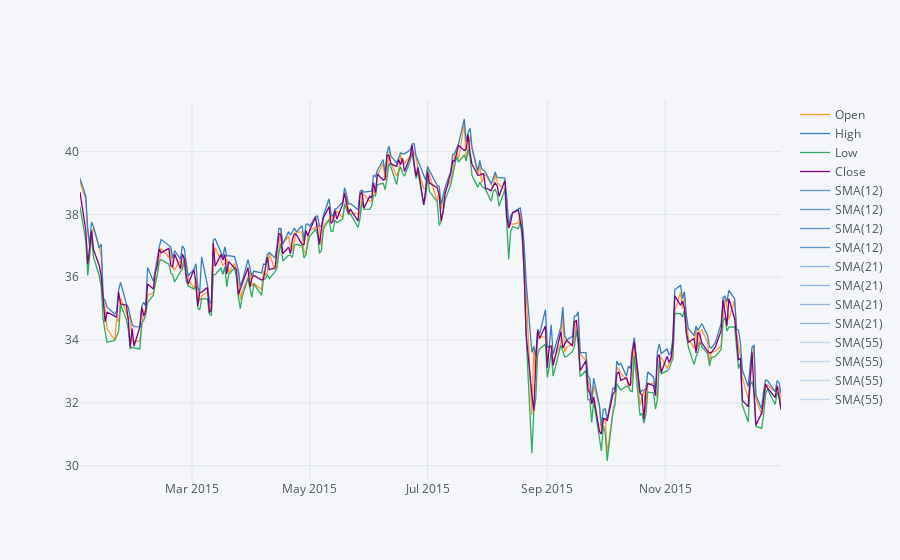

The notebook cell this image was saved under:
### Code cell
nms15=MS[['Open','High','Low','Close']].loc['2015-01-01':'2016-01-01']
nms15.ta_plot(study='sma',periods=[12,21,55])

### Figure 1 — Plotly figure (JSON) as saved in the notebook; plotly's stock layout.template omitted (floating-point values rounded to 4 significant figures; data arrays with more than 128 entries replaced by an {"elided": "..."} marker saying what was removed)
{"data": [{"line": {"color": "rgba(255, 153, 51, 1.0)", "dash": "solid", "shape": "linear", "width": 1.3}, "mode": "lines", "name": "Open", "text": "", "type": "scatter", "x": {"elided": "252 str values"}, "y": {"elided": "252 float values"}}, {"line": {"color": "rgba(55, 128, 191, 1.0)", "dash": "solid", "shape": "linear", "width": 1.3}, "mode": "lines", "name": "High", "text": "", "type": "scatter", "x": {"elided": "252 str values"}, "y": {"elided": "252 float values"}}, {"line": {"color": "rgba(50, 171, 96, 1.0)", "dash": "solid", "shape": "linear", "width": 1.3}, "mode": "lines", "name": "Low", "text": "", "type": "scatter", "x": {"elided": "252 str values"}, "y": {"elided": "252 float values"}}, {"line": {"color": "rgba(128, 0, 128, 1.0)", "dash": "solid", "shape": "linear", "width": 1.3}, "mode": "lines", "name": "Close", "text": "", "type": "scatter", "x": {"elided": "252 str values"}, "y": {"elided": "252 float values"}}, {"line": {"color": "rgba(55, 128, 191, 0.8)", "dash": "solid", "shape": "linear", "width": 1.3}, "mode": "lines", "name": "SMA(12)", "text": "", "type": "scatter", "x": {"elided": "252 str values"}, "y": {"elided": "252x4 mixed values"}}, {"line": {"color": "rgba(55, 128, 191, 0.8)", "dash": "solid", "shape": "linear", "width": 1.3}, "mode": "lines", "name": "SMA(12)", "text": "", "type": "scatter", "x": {"elided": "252 str values"}, "y": {"elided": "252x4 mixed values"}}, {"line": {"color": "rgba(55, 128, 191, 0.8)", "dash": "solid", "shape": "linear", "width": 1.3}, "mode": "lines", "name": "SMA(12)", "text": "", "type": "scatter", "x": {"elided": "252 str values"}, "y": {"elided": "252x4 mixed values"}}, {"line": {"color": "rgba(55, 128, 191, 0.8)", "dash": "solid", "shape": "linear", "width": 1.3}, "mode": "lines", "name": "SMA(12)", "text": "", "type": "scatter", "x": {"elided": "252 str values"}, "y": {"elided": "252x4 mixed values"}}, {"line": {"color": "rgba(55, 128, 191, 0.5333333333333334)", "dash": "solid", "shape": "linear", "width": 1.3}, "mode": "lines", "name": "SMA(21)", "text": "", "type": "scatter", "x": {"elided": "252 str values"}, "y": {"elided": "252x4 mixed values"}}, {"line": {"color": "rgba(55, 128, 191, 0.5333333333333334)", "dash": "solid", "shape": "linear", "width": 1.3}, "mode": "lines", "name": "SMA(21)", "text": "", "type": "scatter", "x": {"elided": "252 str values"}, "y": {"elided": "252x4 mixed values"}}, {"line": {"color": "rgba(55, 128, 191, 0.5333333333333334)", "dash": "solid", "shape": "linear", "width": 1.3}, "mode": "lines", "name": "SMA(21)", "text": "", "type": "scatter", "x": {"elided": "252 str values"}, "y": {"elided": "252x4 mixed values"}}, {"line": {"color": "rgba(55, 128, 191, 0.5333333333333334)", "dash": "solid", "shape": "linear", "width": 1.3}, "mode": "lines", "name": "SMA(21)", "text": "", "type": "scatter", "x": {"elided": "252 str values"}, "y": {"elided": "252x4 mixed values"}}, {"line": {"color": "rgba(55, 128, 191, 0.2666666666666669)", "dash": "solid", "shape": "linear", "width": 1.3}, "mode": "lines", "name": "SMA(55)", "text": "", "type": "scatter", "x": {"elided": "252 str values"}, "y": {"elided": "252x4 mixed values"}}, {"line": {"color": "rgba(55, 128, 191, 0.2666666666666669)", "dash": "solid", "shape": "linear", "width": 1.3}, "mode": "lines", "name": "SMA(55)", "text": "", "type": "scatter", "x": {"elided": "252 str values"}, "y": {"elided": "252x4 mixed values"}}, {"line": {"color": "rgba(55, 128, 191, 0.2666666666666669)", "dash": "solid", "shape": "linear", "width": 1.3}, "mode": "lines", "name": "SMA(55)", "text": "", "type": "scatter", "x": {"elided": "252 str values"}, "y": {"elided": "252x4 mixed values"}}, {"line": {"color": "rgba(55, 128, 191, 0.2666666666666669)", "dash": "solid", "shape": "linear", "width": 1.3}, "mode": "lines", "name": "SMA(55)", "text": "", "type": "scatter", "x": {"elided": "252 str values"}, "y": {"elided": "252x4 mixed values"}}], "layout": {"legend": {"bgcolor": "#F5F6F9", "font": {"color": "#4D5663"}}, "paper_bgcolor": "#F5F6F9", "plot_bgcolor": "#F5F6F9", "title": {"font": {"color": "#4D5663"}}, "xaxis": {"gridcolor": "#E1E5ED", "showgrid": true, "tickfont": {"color": "#4D5663"}, "title": {"font": {"color": "#4D5663"}, "text": ""}, "zerolinecolor": "#E1E5ED"}, "yaxis": {"gridcolor": "#E1E5ED", "showgrid": true, "tickfont": {"color": "#4D5663"}, "title": {"font": {"color": "#4D5663"}, "text": ""}, "zerolinecolor": "#E1E5ED"}}}
